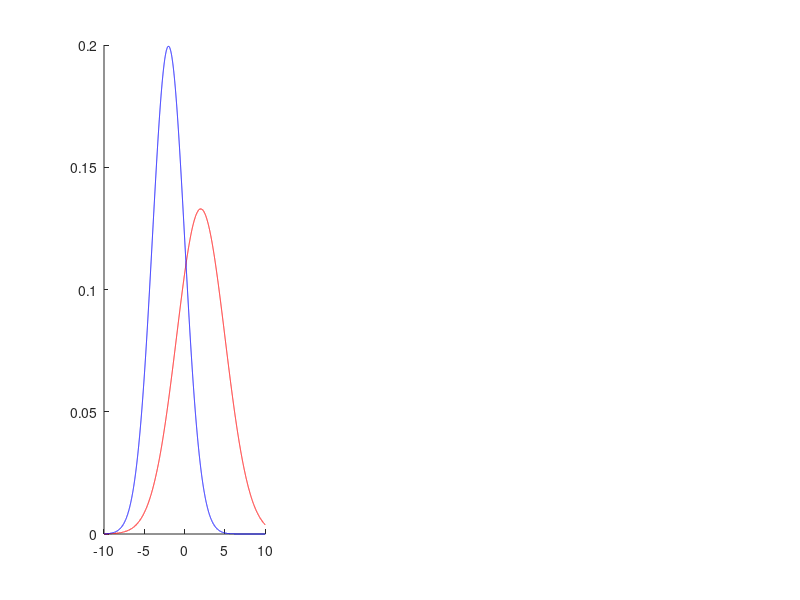

The MATLAB source for this figure: (Note: this script raises an error after producing the figure.)


%% params to vary
ntrials_pA = 1e4;

mu_PRS = 2;
sigma_PRS = 3;
mu_ABS = -2;
sigma_ABS = 2;
thresh = 0;

%%
PDF_PRS = @(x) normpdf(x, mu_PRS, sigma_PRS);
PDF_ABS = @(x) normpdf(x, mu_ABS, sigma_ABS);
CDF_PRS = normcdf(thresh, mu_PRS, sigma_PRS);
CDF_ABS = normcdf(thresh, mu_ABS, sigma_ABS);

fxn_PRS = @(x) PDF_PRS(x) .* ((CDF_PRS).^2 + (1-CDF_PRS).^2);
fxn_ABS = @(x) PDF_ABS(x) .* ((CDF_ABS).^2 + (1-CDF_ABS).^2);
pA_PRS_math = integral(fxn_PRS, -inf, inf);
pA_ABS_math = integral(fxn_ABS, -inf, inf);

%% simulate trials to calculate pA
nrep = 1e3;
pA_PRS_sim = nan(1,nrep);
pA_ABS_sim = nan(1,nrep);
parfor irep = 1:nrep
    IV_PRS_pA = randn(1, ntrials_pA) * sigma_PRS + mu_PRS;
    IV_ABS_pA = randn(1, ntrials_pA) * sigma_ABS + mu_ABS;
    
    %get internal responses (1=YES, 0=NO)
    IR_PRS = IV_PRS_pA >= thresh; % so that 1 is the correct answer
    IR_ABS = IV_ABS_pA >= thresh; % so that 0 is the correct answer
    
    % split trials into two passes
    IR_PRS_pass = reshape(IR_PRS, [2,ntrials_pA/2]);
    IR_ABS_pass = reshape(IR_ABS, [2,ntrials_pA/2]);
    
    % predict pA3
    pA_PRS_sim(irep) = mean(IR_PRS_pass(1,:) == IR_PRS_pass(2,:));
    pA_ABS_sim(irep) = mean(IR_ABS_pass(1,:) == IR_ABS_pass(2,:));
    % pA_sim = mean([pA_PRS_sim, pA_ABS_sim]);
end
fprintf('DONE\n')

%% PLOT
figure('Position', [200 200 900 300])
subplot(1,3,1), hold on
x = linspace(-10,10, 1e4);
plot(x, normpdf(x, mu_PRS, sigma_PRS), 'r')
plot(x, normpdf(x, mu_ABS, sigma_ABS), 'b')
xline(thresh, 'k-');
title('Variable Distribution')

subplot(1,3,2), hold on
histogram(pA_PRS_sim, 'DisplayStyle', 'stairs', 'EdgeColor', 'r', 'Normalization', 'Probability')
xline(median(pA_PRS_sim), 'k--', 'linewidth', 1);
xline(pA_PRS_math, 'r', 'linewidth', 2);
legend({'Simulated pA', 'Median', 'Theoretical pA'}, 'Location', 'south')
% ylim([0, .1])
xlabel('pA [PRS]')
title(sprintf('[PRS] Distribution of simulated pA\nstd=%.4f', std(pA_PRS_sim)))

subplot(1,3,3), hold on
histogram(pA_ABS_sim, 'DisplayStyle', 'stair','EdgeColor', 'b', 'Normalization', 'Probability')
xline(median(pA_ABS_sim), 'k--', 'linewidth', 1);
xline(pA_ABS_math, 'b', 'linewidth', 2);
% ylim([0, .1])
xlabel('pA [ABS]')
title(sprintf('[ABS] Distribution of simulated pA\nstd=%.4f', std(pA_ABS_sim)))

sgtitle(sprintf('[1e%d trials] thresh = %.2f\nPRS ~ N(%.2f, %.2f) ABS ~ N(%.2f, %.2f)', round(log10(ntrials_pA)), thresh, mu_PRS, sigma_PRS, mu_ABS, sigma_ABS))

set(findall(gcf, '-property', 'LineWidth'), 'LineWidth',1.5)
